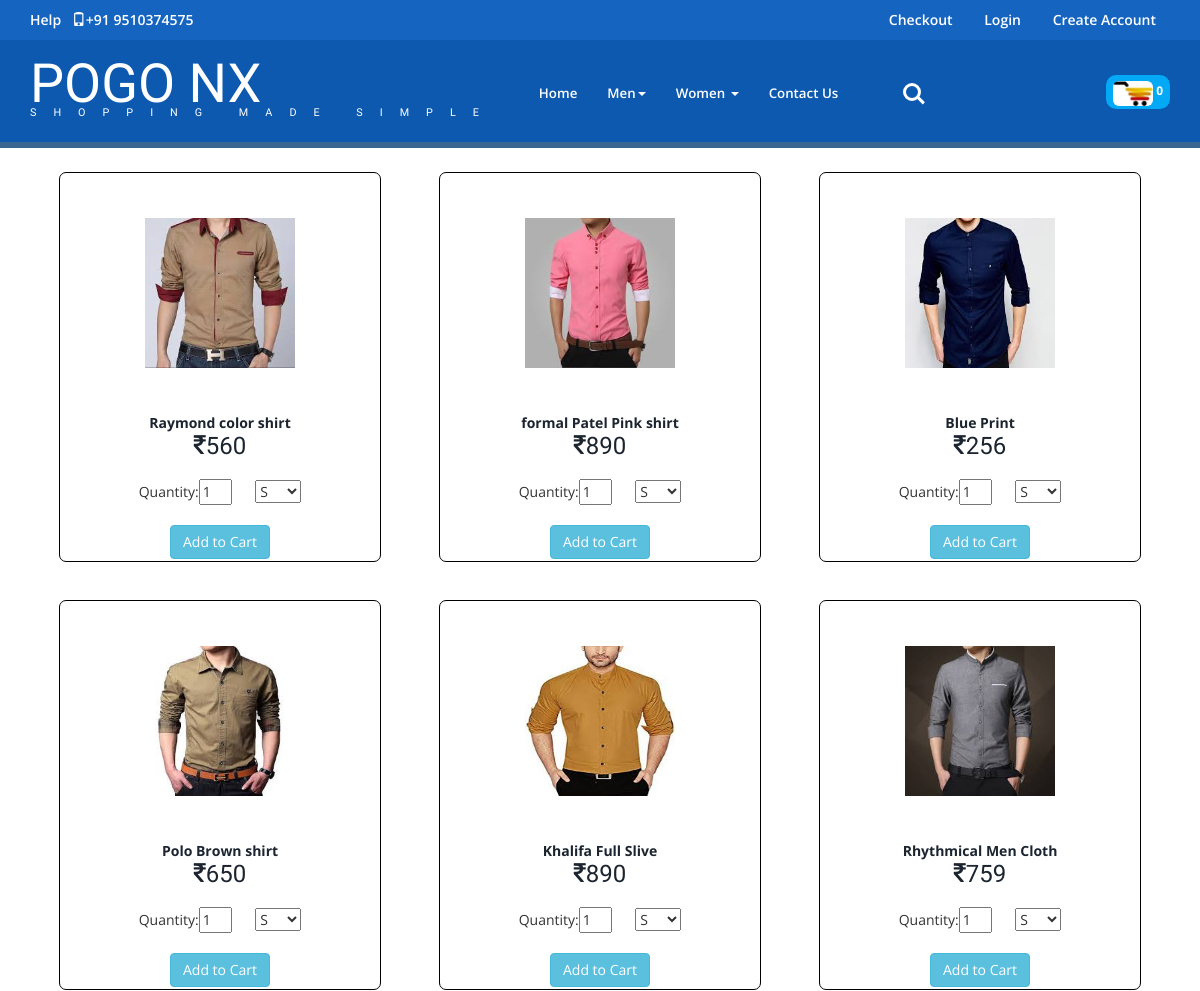
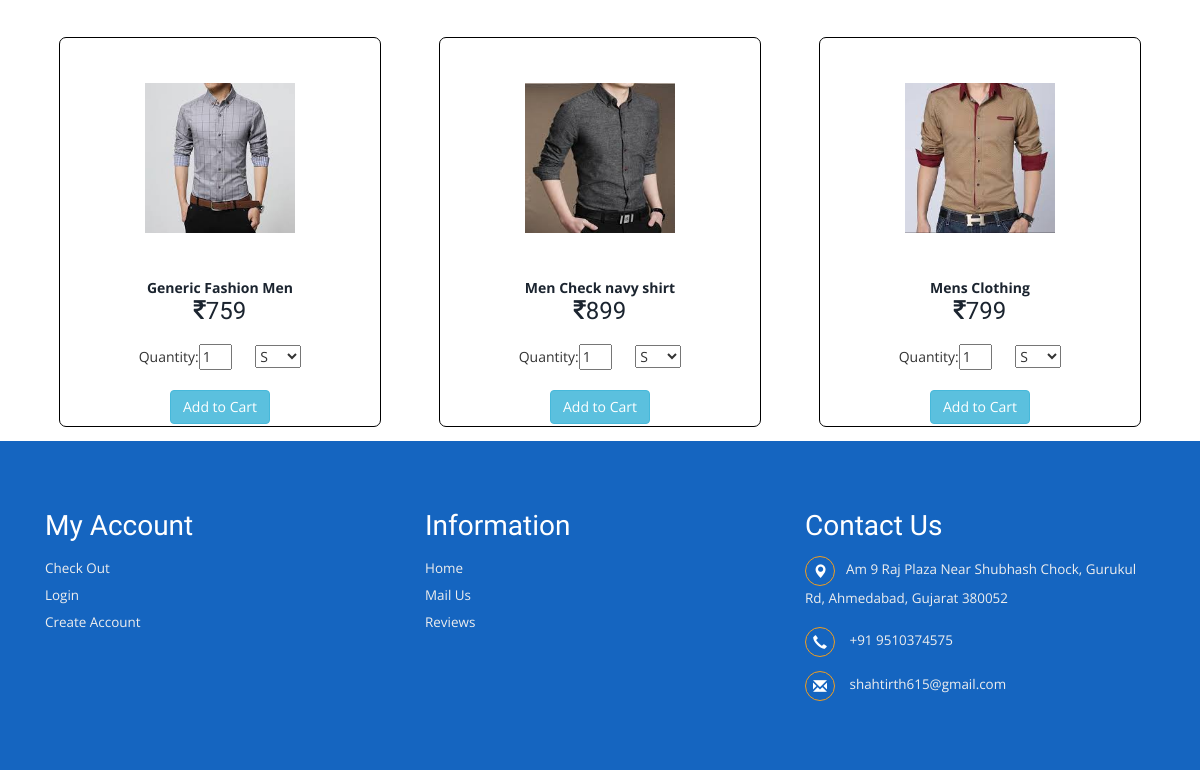
Screenshot of /user/men.php?sub=Shirt with the database file from the repository (2 pictures, top to bottom).
### tables this page shows
CREATE TABLE `product` (
  `product_id` int(11) NOT NULL,
  `product_code` varchar(10) NOT NULL,
  `product_name` varchar(50) NOT NULL,
  `product_price` decimal(10,0) NOT NULL,
  `product_img` varchar(255) NOT NULL,
  `product_desc` varchar(255) NOT NULL,
  `subcategory_name` varchar(20) NOT NULL,
  `category_name` varchar(20) NOT NULL
);

### user/men.php (the view, shortened to what this page needs)
<?php
	include('header.php');
?>
<!DOCTYPE html>
<html>
<head>
<link rel="stylesheet" type="text/css" href="http://cdn.webrupee.com/font">
</head>
<body>
</body>
</html>
<?php
		$conn = mysqli_connect("localhost","root","","shopping");
		if(isset($_GET['sub']))
		{
			$name=$_GET['sub'];
			$q = "select * from product where subcategory_name='$name' and category_name='men'";
        	echo "<div class='container card-group'>";
			$res = mysqli_query($conn,$q);
		while($row = mysqli_fetch_assoc($res))
		{
?>
			<div class="col-sm-4" style="text-align: center;padding-top: 10px; ">
				<div class="display">
					<a href="mens.php?aid=<?php echo $row['product_id']; ?>">
					<div class="image"><img src="<?php echo $row['product_img']; ?>" width="150" height="150">
					</div><br>
					<div><p><b><?php echo $row['product_name']; ?></b></p></div>
					<div><h3><i class="fa fa-inr"></i><?php echo $row['product_price']; ?></h3></div></a><br>
					<form method="post" action="addcart.php?action=add&&p_id=<?php echo $row['product_id']; ?>">
					Quantity:<input type="number" id="quantity" value="1" min="1" max="10" name="quantity" style="width:33px;margin-right:20px;"/>
					<select id="size" name="size">
						<option>S</option>
					</select>
					<br><br>
					<div><button type="submit" class="btn btn-info">Add to Cart</button></div>
					</form>
				</div>
			</div>
<?php
		}
			echo "</div>";
	}
?>
<?php
    include('footer.php');
?>

### user/css/style.css (style rules this page uses)
body a { transition:0.5s all; -webkit-transition:0.5s all; -moz-transition:0.5s all; -o-transition:0.5s all; -ms-transition:0.5s all; }
h1,h2,h3,h4,h5,h6 { padding:0 0; margin:0 0; font-family: 'Cagliostro', sans-serif; }
p { padding:0 0; margin:0 0; }
body { padding:0 0; margin:0 0; font-family: 'Open Sans', sans-serif; }

### user/men.php (style rules this page uses)
.image { transition: transform .2s; margin-top:25px; margin-bottom: 25px; }
.display { margin:14px; border:1px solid black; height:350px; padding:20px; border-radius:7px; height: 390px; }

### rows the page displays
product: product_img (picture), product_name "Raymond color shirt", product_price "560"
product: product_img (picture), product_name "formal Patel Pink shirt", product_price "890"
product: product_img (picture), product_name "Blue Print", product_price "256"
product: product_img (picture), product_name "Polo Brown shirt", product_price "650"
product: product_img (picture), product_name "Khalifa Full Slive", product_price "890"
product: product_img (picture), product_name "Rhythmical Men Cloth", product_price "759"
product: product_img (picture), product_name "Generic Fashion Men", product_price "759"
product: product_img (picture), product_name "Men Check navy shirt", product_price "899"
product: product_img (picture), product_name "Mens Clothing", product_price "799"

### other values shown
$num "0"
